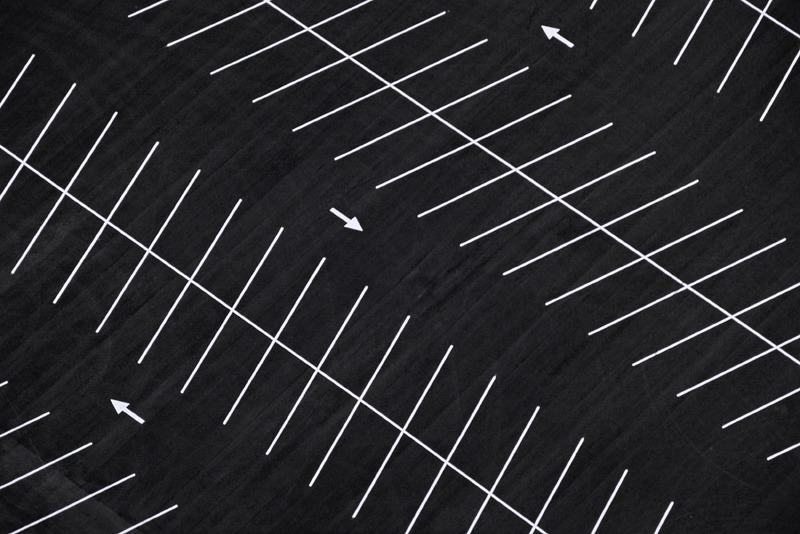
#> input picture test/parking2.jpeg, 800 x 534 px
$ python parking.py   (older library calls are emulated)
#> lines starting #> are read from the running program, lines starting #| are printed output that depends on the picture; after the words box and inside, x2 and y2 are one past the last pixel; in counts of white or black regions, pixels touching at a corner belong together
import cv2
import numpy as np

image = cv2.imread('parking2.jpeg')
#> image is the input picture: shape (534, 800, 3); mean B, G, R 42.9, 40, 40.3
image_temp = image.copy()
cv2.imshow('Image', image)
cv2.waitKey(0)
gray = cv2.cvtColor(image, cv2.COLOR_BGR2GRAY)
ret, thresh = cv2.threshold(gray, 200, 255, cv2.THRESH_BINARY_INV)
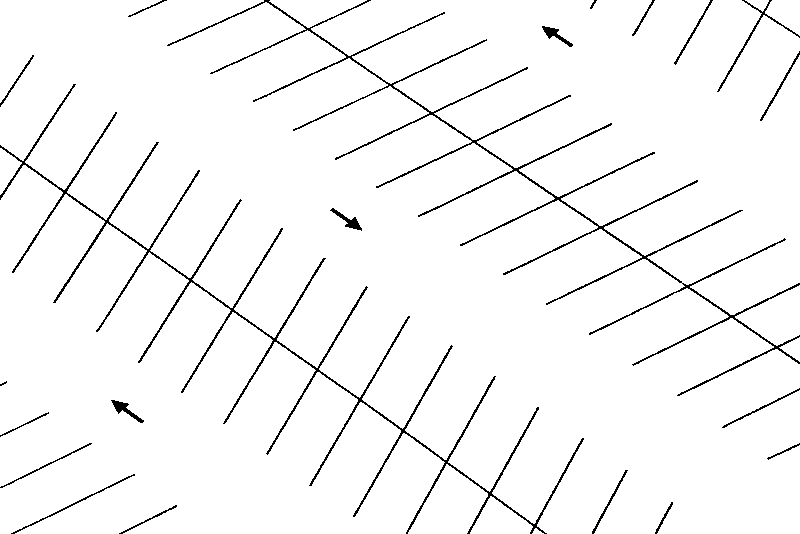
#> thresh: shape (534, 800); 96.5% white; black in thin lines or dots
_, contours, hierarchy = cv2.findContours(thresh.copy(), cv2.RETR_CCOMP, cv2.CHAIN_APPROX_SIMPLE)
#> contours = 14 contours; largest, box (x1, y1, x2, y2) and area: (0, 0, 800, 534) 299850, (0, 165, 445, 534) 95980, (408, 464, 488, 534) 3154, (735, 285, 800, 346) 2144, (269, 0, 367, 28) 1329

for i, c, in enumerate(contours):
    # if the contour is open

    if hierarchy[0][i][2] < 0:
        x, y, w, h = cv2.boundingRect(c)
        # Draw a black line arround parking spaces
        cv2.rectangle(image_temp, (x, y), (x+w, y+h), (0,0,0), 2)
#> this loop made 14 passes
#> (x, y, w, h) on passes 1, 2, 3, 4, 5, 7, 8, 9, 10, 11, 13, 14: (532, 528, 12, 6), (470, 496, 63, 38), (408, 464, 80, 70), (779, 337, 21, 25), (735, 285, 65, 61), (110, 399, 35, 25), (0, 148, 22, 47), (765, 0, 35, 36), (745, 0, 24, 12), (269, 0, 98, 28), (329, 207, 34, 25), (541, 25, 33, 23)
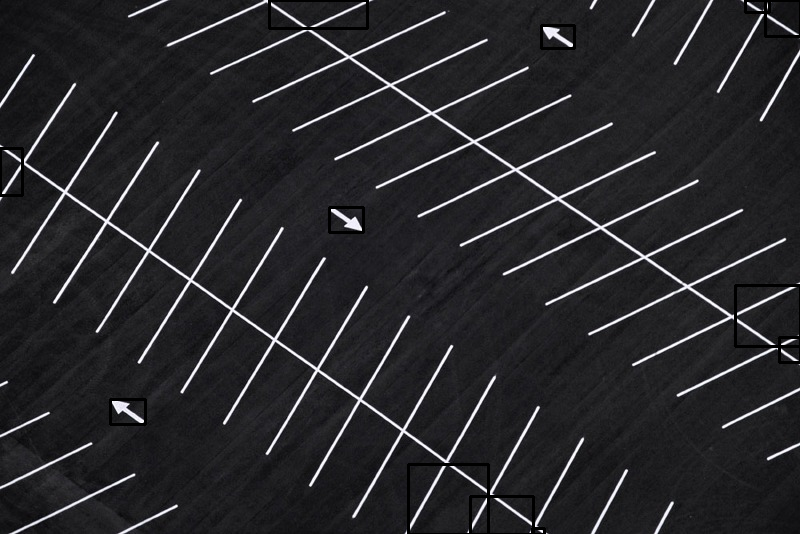
#> image_temp: shape (534, 800, 3); 1.07% of pixels changed, all inside (x1, y1, x2, y2) = (0, 0, 800, 534)

cv2.imshow('Parking Spaces Detected', image_temp)
cv2.waitKey(0)

image_temp_gray = cv2.cvtColor(image_temp, cv2.COLOR_BGR2GRAY)
ret, thresh_temp = cv2.threshold(image_temp_gray, 200, 255, cv2.THRESH_BINARY_INV)
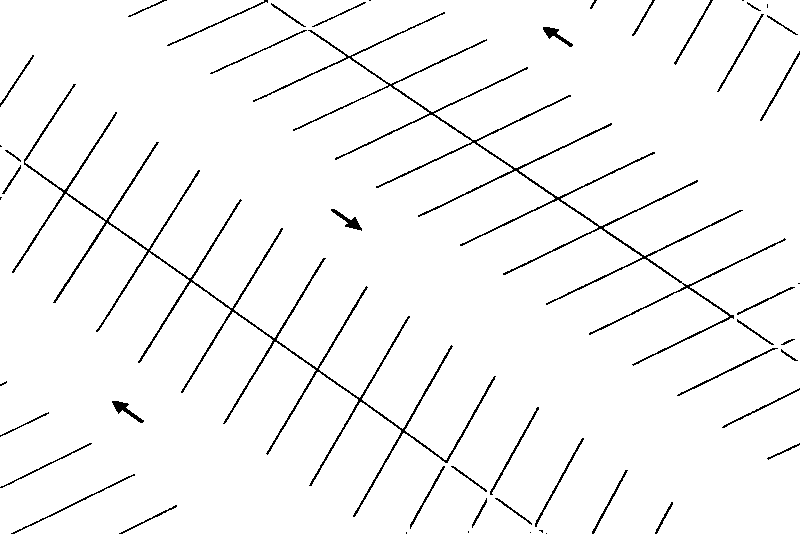
#> thresh_temp: shape (534, 800); 96.6% white; black in thin lines or dots
# kernel = np.ones((5,5), np.uint8)
dilation = cv2.dilate(thresh_temp, cv2.getStructuringElement(cv2.MORPH_RECT, (5,5)), iterations=1)
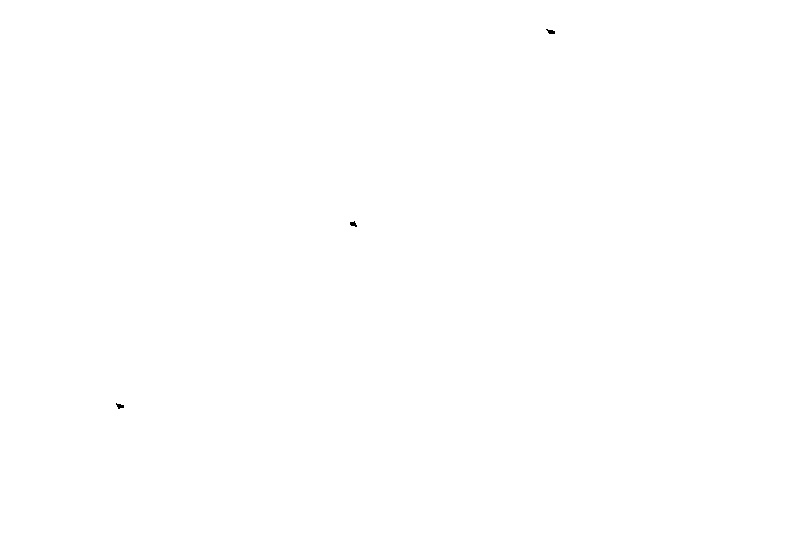
#> dilation: shape (534, 800); 100% white; 3 black regions
_, contours, hierarchy = cv2.findContours(dilation.copy(), cv2.RETR_CCOMP, cv2.CHAIN_APPROX_SIMPLE)
#> contours = 4 contours; box (x1, y1, x2, y2) and area: (0, 0, 800, 534) 425867, (115, 402, 125, 410) 38, (545, 28, 556, 35) 38, (349, 220, 358, 228) 36

for c in contours:
    a = cv2.contourArea(c, True)

    if a > 0: # If we have a parking space
        x, y, w, h = cv2.boundingRect(c)
        cv2.rectangle(image, (x+10, y+10), (x+w-10, y+h-10), (0,255,0), 2)
#> this loop made 4 passes
#> (a, x, y, w, h) on passes 2 to 4: (38.5, 115, 402, 10, 8), (35.5, 349, 220, 9, 8), (38.5, 545, 28, 11, 7)
#> (c, a) on pass 1: ([[0, 0], [0, 533], [799, 533], [799, 0]], -425867)
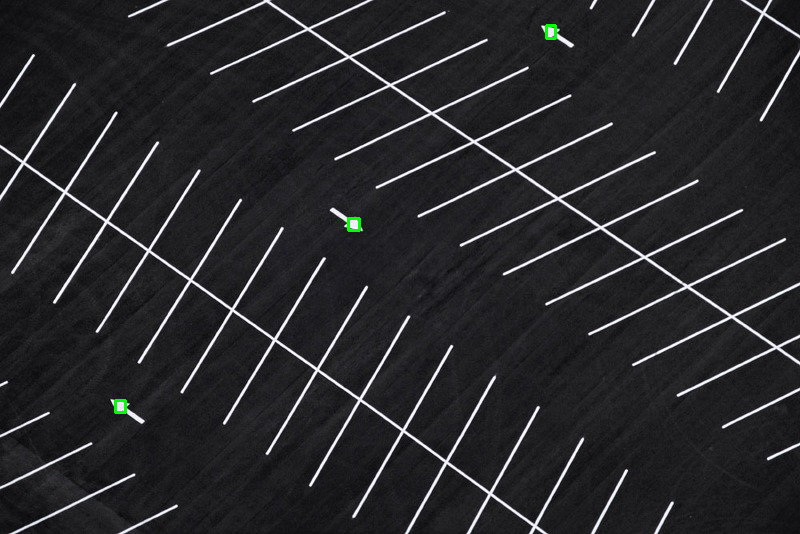
#> image: shape (534, 800, 3); 0.09% of pixels changed, all inside (x1, y1, x2, y2) = (114, 24, 557, 414)

cv2.imshow('Result', image)
cv2.waitKey(0)
cv2.destroyAllWindows()

$ run again, with test/image1.jpg copied over test/parking2.jpeg
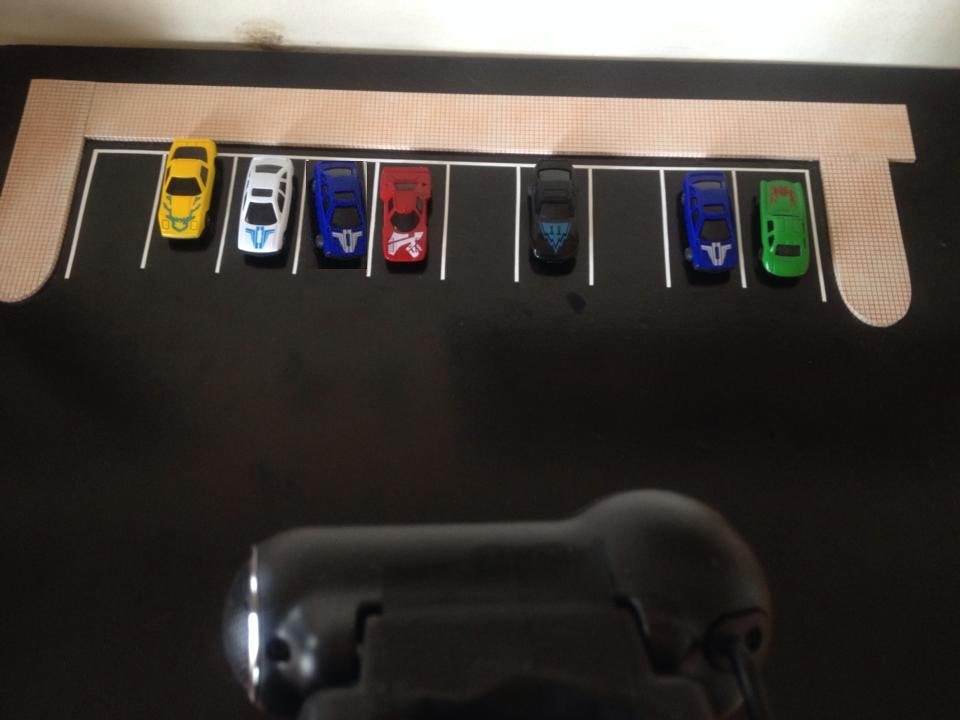
#> input picture test/image1.jpg, 960 x 720 px
#> image is the input picture: shape (720, 960, 3); mean B, G, R 57.3, 62.5, 69.4
#> `ret, thresh = cv2.threshold(gray, 200, 255, cv2.THRESH_BINARY_INV)`:
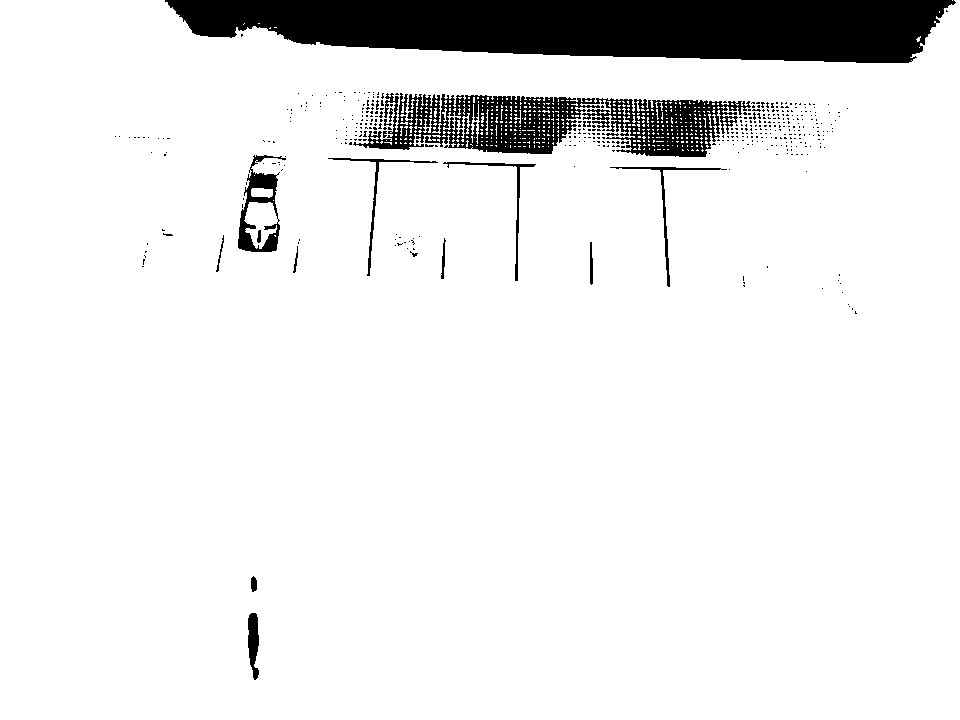
#> thresh: shape (720, 960); 91.7% white; 426 black regions (408 under 20 px)
#> `_, contours, hierarchy = cv2.findContours(thresh.copy(), cv2.RETR_CCOM..`: contours = 985 contours, 949 with area under 20; largest, box (x1, y1, x2, y2) and area: (0, 0, 960, 720) 650286, (352, 92, 752, 158) 16911, (237, 154, 287, 253) 2017, (609, 166, 722, 288) 784, (327, 157, 439, 277) 746
#> the loop `for i, c, in enumerate(contours):` made 985 passes
#> (c, x, y, w, h) on passes 1, 5, 6, 7, 8, 9: ([[274, 235], [275, 236], [275, 235]], 274, 235, 2, 2), ([[702, 149], [701, 150], [702, 151], [703, 150]], 701, 149, 3, 3), ([[697, 149], [696, 150], [698, 150]], 696, 149, 3, 2), ([[692, 149], [691, 150], [693, 150]], 691, 149, 3, 2), ([[687, 149], [688, 150]], 687, 149, 2, 2), ([[682, 149], [682, 150], [683, 150]], 682, 149, 2, 2)
#> thresh_temp: shape (720, 960); 93.3% white; 525 black regions (470 under 20 px), largest, box (x1, y1, x2, y2) and area: (165, 0, 956, 63) 38997, (239, 172, 280, 252) 1212, (249, 614, 259, 680) 503
#> dilation: shape (720, 960); 94.6% white; 12 black regions (6 under 20 px)
#> `_, contours, hierarchy = cv2.findContours(dilation.copy(), cv2.RETR_CC..`: contours = 12 contours, 6 with area under 20; largest, box (x1, y1, x2, y2) and area: (0, 0, 960, 720) 652609, (250, 615, 258, 663) 251, (251, 175, 276, 186) 194, (240, 222, 254, 250) 172, (263, 237, 277, 251) 92, (671, 149, 680, 155) 30
#> the loop `for c in contours:` made 12 passes
#> (c, a, x, y, w, h) on pass 7: ([[242, 213], [243, 212], [244, 213], [243, 214]], 2, 242, 212, 3, 3)
#> after the loop `for c in contours:`:
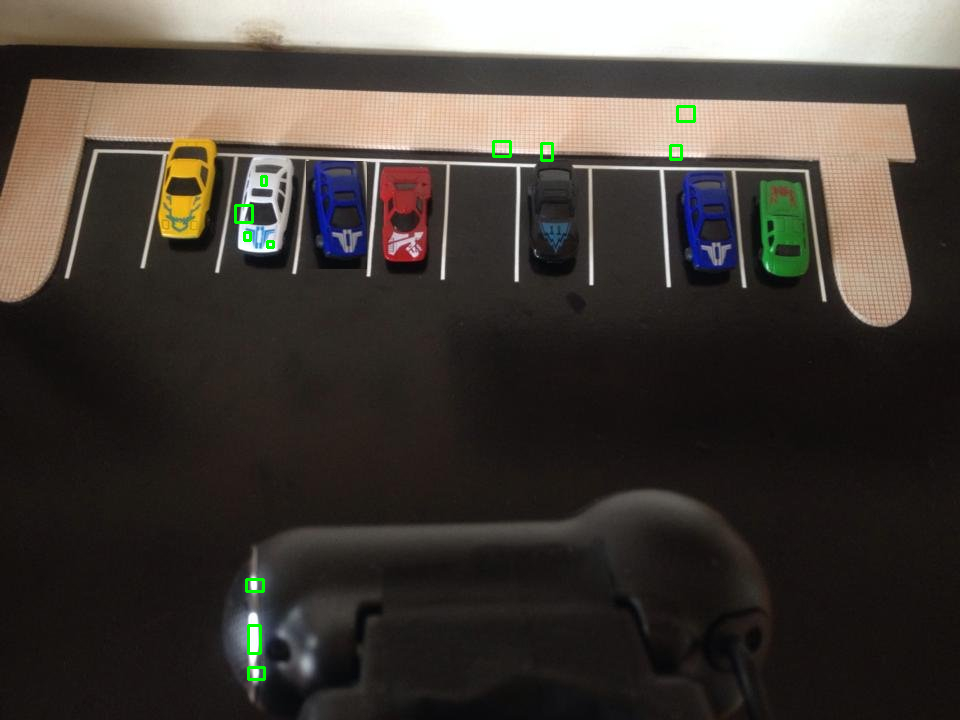
#> image: shape (720, 960, 3); 0.24% of pixels changed, all inside (x1, y1, x2, y2) = (234, 105, 696, 681)
